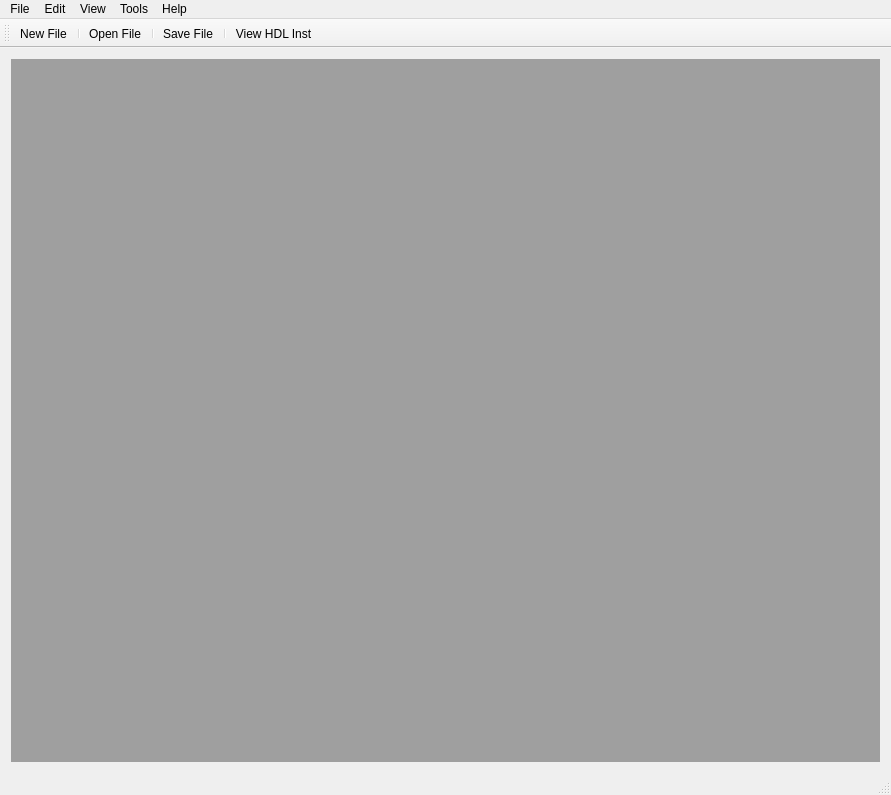
<?xml version="1.0" encoding="UTF-8"?>
<ui version="4.0">
 <class>FpgaTool</class>
 <widget class="QMainWindow" name="FpgaTool">
  <property name="geometry">
   <rect>
    <x>0</x>
    <y>0</y>
    <width>891</width>
    <height>795</height>
   </rect>
  </property>
  <property name="windowTitle">
   <string>MainWindow</string>
  </property>
  <widget class="QWidget" name="centralWidget">
   <layout class="QHBoxLayout" name="horizontalLayout">
    <item>
     <widget class="QMdiArea" name="mdi"/>
    </item>
   </layout>
  </widget>
  <widget class="QMenuBar" name="menuBar">
   <property name="geometry">
    <rect>
     <x>0</x>
     <y>0</y>
     <width>891</width>
     <height>23</height>
    </rect>
   </property>
   <widget class="QMenu" name="menuFile">
    <property name="title">
     <string>File</string>
    </property>
    <addaction name="actionNew_File"/>
    <addaction name="actionOpen_File"/>
    <addaction name="actionSave_File"/>
   </widget>
   <widget class="QMenu" name="menuEdit">
    <property name="title">
     <string>Edit</string>
    </property>
   </widget>
   <widget class="QMenu" name="menuTools">
    <property name="title">
     <string>Tools</string>
    </property>
    <addaction name="actionView_HDL_Inst"/>
   </widget>
   <widget class="QMenu" name="menuHelp">
    <property name="title">
     <string>Help</string>
    </property>
   </widget>
   <widget class="QMenu" name="menuView">
    <property name="title">
     <string>View</string>
    </property>
    <addaction name="actionCascade"/>
    <addaction name="actionTiled"/>
   </widget>
   <addaction name="menuFile"/>
   <addaction name="menuEdit"/>
   <addaction name="menuView"/>
   <addaction name="menuTools"/>
   <addaction name="menuHelp"/>
  </widget>
  <widget class="QToolBar" name="mainToolBar">
   <attribute name="toolBarArea">
    <enum>TopToolBarArea</enum>
   </attribute>
   <attribute name="toolBarBreak">
    <bool>false</bool>
   </attribute>
   <addaction name="actionNew_File"/>
   <addaction name="separator"/>
   <addaction name="actionOpen_File"/>
   <addaction name="separator"/>
   <addaction name="actionSave_File"/>
   <addaction name="separator"/>
   <addaction name="actionView_HDL_Inst"/>
  </widget>
  <widget class="QStatusBar" name="statusBar"/>
  <action name="actionNew_File">
   <property name="icon">
    <iconset>
     <normalon>pic/newfile.png</normalon>
    </iconset>
   </property>
   <property name="text">
    <string>New File</string>
   </property>
   <property name="shortcut">
    <string>Ctrl+N</string>
   </property>
  </action>
  <action name="actionOpen_File">
   <property name="icon">
    <iconset>
     <normalon>pic/openfile.png</normalon>
    </iconset>
   </property>
   <property name="text">
    <string>Open File</string>
   </property>
   <property name="shortcut">
    <string>Ctrl+O</string>
   </property>
  </action>
  <action name="actionSave_File">
   <property name="icon">
    <iconset>
     <normalon>pic/savefile.png</normalon>
    </iconset>
   </property>
   <property name="text">
    <string>Save File</string>
   </property>
   <property name="shortcut">
    <string>Ctrl+S</string>
   </property>
  </action>
  <action name="actionCascade">
   <property name="text">
    <string>Cascade</string>
   </property>
  </action>
  <action name="actionTiled">
   <property name="text">
    <string>Tiled</string>
   </property>
  </action>
  <action name="actionView_HDL_Inst">
   <property name="icon">
    <iconset>
     <normaloff>pic/gen_inst.png</normaloff>
     <normalon>pic/text.png</normalon>pic/gen_inst.png</iconset>
   </property>
   <property name="text">
    <string>View HDL Inst</string>
   </property>
  </action>
 </widget>
 <layoutdefault spacing="6" margin="11"/>
 <resources/>
 <connections/>
</ui>
